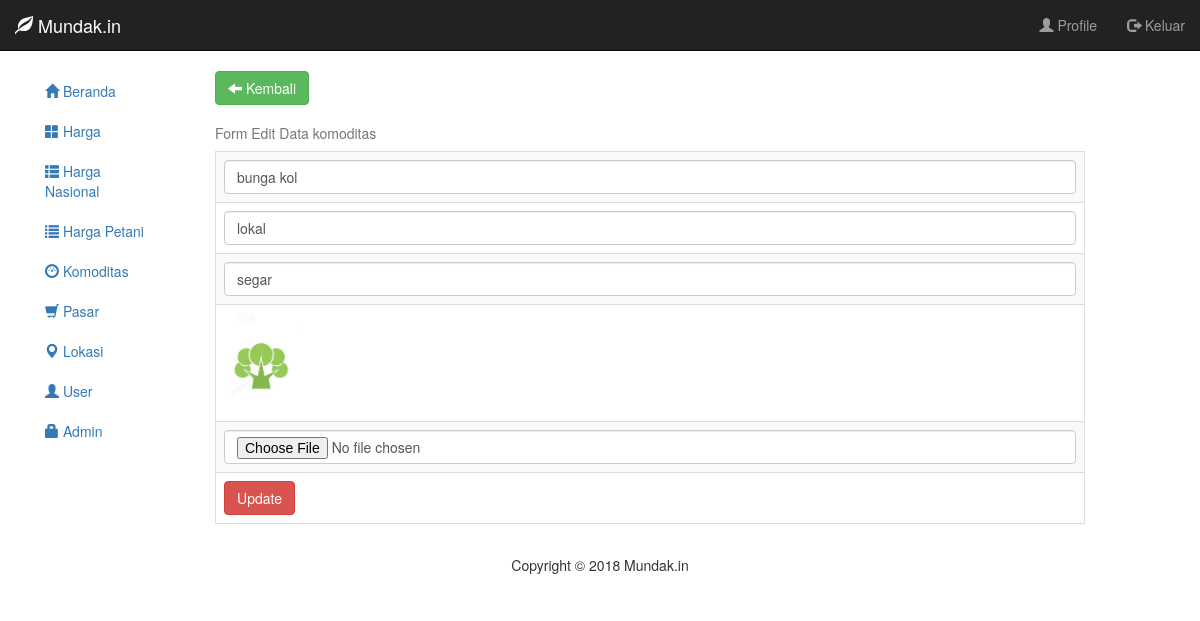
Page /admindak/index.php?kanal=komoditas&aksi=edit&id=1 on the committed database.
### tables this page shows
CREATE TABLE `komoditas` (
  `id_komoditas` int(5) NOT NULL,
  `nama_komoditas` varchar(50) NOT NULL,
  `jenis` varchar(10) NOT NULL,
  `keterangan` text NOT NULL,
  `foto` varchar(255) NOT NULL
);

### admindak/kanal/komoditas/form_komoditas.php (the view, shortened to what this page needs)
<?php
$kanal = $_GET['kanal'];
$aksi = $_GET['aksi'];
if($kanal == "komoditas" && $aksi == "tambah"){
?>
<form action="index.php?kanal=komoditas&aksi=insert" method="post" class="form-group" enctype="multipart/form-data">
	<table class="table table-bordered table-responsive table-striped">
		<caption>Form Tambah Data Komoditas</caption>
		<tbody>
			<tr>
				<td>
					<input type="text" name="nama_kom" placeholder="Nama Komoditas" class="form-control">
				</td>
			</tr>
			<tr>
				<td>
					<input type="text" name="jenis" placeholder="Jenis" class="form-control">
				</td>
			</tr>
			<tr>
				<td>
					<input type="text" name="ket" placeholder="Keterangan" class="form-control">
				</td>
			</tr>
			<tr>
				<td>
					<input type="file" name="foto" class="form-control">
				</td>
			</tr>
			<tr>
				<td>
					<input type="submit" value="Simpan" class="btn btn-danger">
				</td>
			</tr>
		</tbody>
	</table>
</form>
<?php
	}elseif ($kanal == "komoditas" && $aksi == "edit") {
		$id = $_GET['id'];
		$query = "SELECT * FROM komoditas WHERE id_komoditas = :id";
		$stmt = $kon->prepare($query);
		$stmt->bindParam(':id',$id);
		$stmt->execute();
		$data = $stmt->fetch(PDO::FETCH_ASSOC);
?>
<form action="index.php?kanal=komoditas&aksi=update" method="post" enctype="multipart/form-data" class="form-group">
	<table class="table table-bordered table-responsive table-striped">
		<caption>Form Edit Data komoditas</caption>
		<tbody>
			<tr>
				<td>
					<input type="text" name="nama_kom" value="<?=$data['nama_komoditas']?>" class="form-control">
				</td>
			</tr>
			<tr>
				<td>
					<input type="text" name="jenis" value="<?=$data['jenis']?>" class="form-control">
				</td>
			</tr>
			<tr>
				<td>
					<input type="text" name="ket" value="<?=$data['keterangan']?>" class="form-control">
				</td>
			</tr>
			<tr>
				<td>
					<img src="images/<?=$data['foto']?>" alt="foto Komoditas" width='75'>
				</td>
			</tr>
			<tr>
				<td>
					<input type="file" name="foto" class="form-control">
				</td>
			</tr>
			<tr>
				<td>
					<input type="submit" value="Update" class="btn btn-danger">
				</td>
			</tr>
		</tbody>
	</table>
</form>
<?php
}else{
	echo "<div class='jumbotron alert-danger'>
			<h2>404 Page Not Found</h2>
		</div>";
}
?>

### rows in the picture
komoditas: nama_kom "bunga kol", jenis "lokal", ket "segar", foto (picture)
